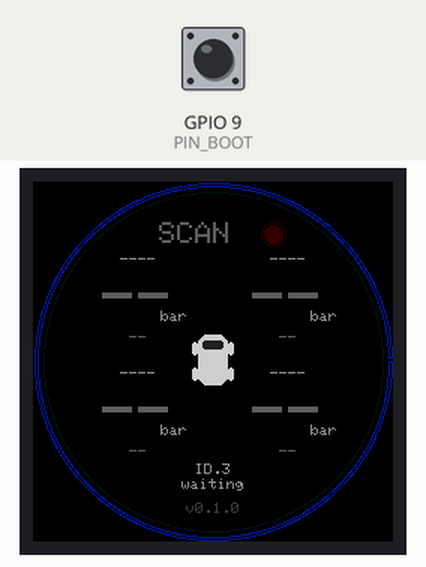
Bench run of a sketch on a simulated ESP32-S3. On the bench: 240×240 colour display. The inputs (shaded band) are chosen by the test bench; at power-on: GPIO 9 (PIN_BOOT) HIGH. Nothing arrives over Bluetooth unless stated; what the sketch prints to the serial monitor is not drawn.

Above: at 0.6 s.
At 2.1 s:
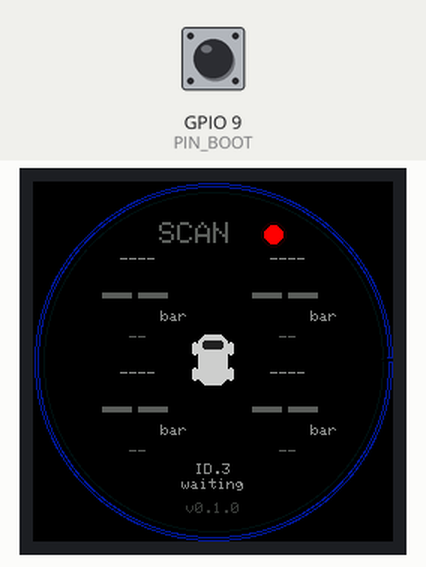
2.2 s: GPIO 9 (PIN_BOOT) pulled LOW for 1.3 s
Timing chart, 0 to 5.2 s (numbered marks = the images above; inputs shaded):
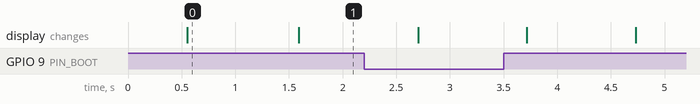

Measured:
- what the display in image 0 shows lasts 1.0 s, from 0.6 s to 1.6 s

The sketch:

id3-tpms-ui-v0.1.0.ino
```cpp
/*
 * id3-tpms-ui v2 —— 局部刷新版（消除全屏闪烁）
 *
 * 关键改动：不再每 500ms 清屏重画。屏幕分三层：
 *   drawStatic()  只画一次：外环、车模、ID.3
 *   drawCell(i)   仅清除+重画该轮位那一小块（数据变化时）
 *   drawStatus()  仅清除+重画状态文字和状态灯那一小块（闪烁时）
 *   drawAge()     仅重画时效文字
 *
 * 通信格式（本项目实测整理）：
 *   adv 前 7 字节 02 01 06 03 03 B0 FB
 *   V = b[4]*0.01+1.22 ; P = b[5]*3.144 kPa (b[10]==1 → (b[5]+256)*3.144)
 *   T = b[6]-55 ; st = b[7] ; ID = b[18]b[17]b[16]
 */

#define LGFX_USE_V1
#include <LovyanGFX.hpp>
#include <Arduino.h>
#include <BLEDevice.h>
#include <BLEScan.h>
#include <BLEAdvertisedDevice.h>

#define PIN_LCD_SCLK 6
#define PIN_LCD_MOSI 7
#define PIN_LCD_DC   2
#define PIN_LCD_CS   10
#define PIN_LCD_BL   3
#define PIN_BOOT     9
#define LOW_BAR      2.0f
#define WARN_BAR     2.2f
#define STALE_MS     600000UL
#define FW_VERSION   "0.1.0"

class LGFX : public lgfx::LGFX_Device {
  lgfx::Panel_GC9A01 _panel;
  lgfx::Bus_SPI      _bus;
  lgfx::Light_PWM    _light;
 public:
  LGFX() {
    { auto c = _bus.config();
      c.spi_host = SPI2_HOST; c.spi_mode = 0;
      c.freq_write = 40000000; c.freq_read = 16000000;
      c.pin_sclk = PIN_LCD_SCLK; c.pin_mosi = PIN_LCD_MOSI;
      c.pin_miso = -1; c.pin_dc = PIN_LCD_DC;
      _bus.config(c); _panel.setBus(&_bus); }
    { auto c = _panel.config();
      c.pin_cs = PIN_LCD_CS; c.pin_rst = -1;
      c.panel_width = 240; c.panel_height = 240;
      c.readable = false; c.invert = true; c.rgb_order = false;
      _panel.config(c); }
    { auto c = _light.config();
      c.pin_bl = PIN_LCD_BL; c.freq = 12000; c.pwm_channel = 0;
      _light.config(c); _panel.setLight(&_light); }
    setPanel(&_panel);
  }
};
static LGFX lcd;

struct W { bool has; char id[8]; float kPa, tempC, volt; uint8_t state; uint32_t at; uint16_t cnt; };
static W g_w[4];
static uint8_t g_n = 0;
static uint32_t g_frames = 0;
static bool g_blink = false;
static bool g_dirty = true;
static char g_lastStatus[10] = "";

static const uint16_t C_BG = TFT_BLACK;
static const uint16_t C_RING = 0x9400D3;    // 紫色外环
static const uint16_t C_RINGIN = 0x4B0082;  // 深紫（indigo）内圈
static const uint16_t C_VAL = TFT_WHITE;
static const uint16_t C_DIM = 0x5AEB;
static const uint16_t C_UNIT = 0x8C71;
static const uint16_t C_OK = 0x07E0;
static const uint16_t C_WARN = 0xFD20;
static const uint16_t C_BAD = 0xF800;
static const uint16_t C_CAR = 0xCE79;

static const int WX[4] = {70, 170, 70, 170};
static const int WY[4] = {78, 78, 154, 154};

/* ---------- 静态层：只在开机/清空时画 ---------- */
static void drawStatic() {
  lcd.fillScreen(C_BG);
  lcd.drawArc(120, 120, 117, 119, 0, 359, C_RING);
  lcd.drawArc(120, 120, 113, 113, 0, 359, C_RINGIN);

  // 车模
  lcd.fillRoundRect(110, 102, 20, 34, 6, C_CAR);
  lcd.fillRoundRect(106, 107, 4, 9, 2, C_CAR);
  lcd.fillRoundRect(130, 107, 4, 9, 2, C_CAR);
  lcd.fillRoundRect(106, 124, 4, 9, 2, C_CAR);
  lcd.fillRoundRect(130, 124, 4, 9, 2, C_CAR);
  lcd.fillRoundRect(113, 106, 14, 6, 2, 0x2104);

  // 车标
  lcd.setTextDatum(textdatum_t::middle_center);
  lcd.setTextSize(1);
  lcd.setTextColor(C_UNIT, C_BG);
  lcd.drawString("ID.3", 120, 192);

  lcd.setTextColor(0x39E7, C_BG);
  lcd.drawString("v" FW_VERSION, 120, 218);
}

/* ---------- 轮位单元格：只擦自己那块 ---------- */
static void drawCell(int i) {
  int cx = WX[i], cy = WY[i];
  lcd.fillRect(cx - 34, cy - 34, 68, 62, C_BG);     // 只清这一块，不碰外环

  char v[10] = "--", t[8] = "--", id[6] = "----";
  uint16_t col = C_DIM;
  if (i < g_n && g_w[i].has) {
    float bar = g_w[i].kPa / 100.0f;
    bool stale = (millis() - g_w[i].at) > STALE_MS;
    snprintf(v, sizeof(v), "%.1f", bar);
    snprintf(t, sizeof(t), "%.0fC", g_w[i].tempC);
    snprintf(id, sizeof(id), "%s", g_w[i].id + 3);
    if (stale)               col = C_DIM;
    else if (bar < LOW_BAR)  col = C_BAD;
    else if (bar < WARN_BAR) col = C_WARN;
    else                     col = C_VAL;
  }

  lcd.setTextDatum(textdatum_t::middle_center);
  lcd.setTextSize(1);
  lcd.setTextColor(C_UNIT, C_BG);
  lcd.drawString(id, cx, cy - 26);

  lcd.setTextSize(4);
  lcd.setTextColor(col, C_BG);
  lcd.drawString(v, cx, cy);

  lcd.setTextSize(1);
  lcd.setTextColor(C_UNIT, C_BG);
  lcd.drawString("bar", cx + 24, cy + 12);
  lcd.setTextColor(0x5AEB, C_BG);
  lcd.drawString(t, cx, cy + 26);
}

/* ---------- 状态层：文字 + 状态灯（这是唯一会闪的地方） ---------- */
static void drawStatus() {
  int low = 0, warn = 0, live = 0;
  for (int i = 0; i < g_n; i++) {
    if (!g_w[i].has) continue;
    if ((millis() - g_w[i].at) > STALE_MS) continue;
    live++;
    float bar = g_w[i].kPa / 100.0f;
    if (bar < LOW_BAR) low++;
    else if (bar < WARN_BAR) warn++;
  }
  const char* txt; uint16_t col;
  if (g_n == 0)       { txt = "SCAN";    col = C_DIM; }
  else if (low)       { txt = "LOW";     col = C_BAD; }
  else if (warn)      { txt = "CHECK";   col = C_WARN; }
  else if (live == 0) { txt = "NO DATA"; col = C_DIM; }
  else                { txt = "ALL OK";  col = C_OK; }

  // 只清状态区（y 24..46，x 64..178，避开外环）
  lcd.fillRect(64, 24, 114, 23, C_BG);

  lcd.setTextDatum(textdatum_t::middle_center);
  lcd.setTextSize(2);
  lcd.setTextColor(col, C_BG);
  lcd.drawString(txt, 108, 35);

  bool working = (g_n > 0 && live > 0 && low == 0 && warn == 0);
  uint16_t dotCol;
  if (working)      dotCol = C_OK;
  else if (g_blink) dotCol = C_BAD;
  else              dotCol = 0x3000;
  lcd.fillCircle(160, 35, 6, dotCol);
  lcd.drawCircle(160, 35, 8, working ? 0x0320 : 0x2000);
  snprintf(g_lastStatus, sizeof(g_lastStatus), "%s", txt);
}

/* ---------- 时效 ---------- */
static void drawAge() {
  uint32_t newest = 0;
  for (int i = 0; i < g_n; i++) if (g_w[i].at > newest) newest = g_w[i].at;
  char age[14];
  if (g_n == 0) snprintf(age, sizeof(age), "waiting");
  else {
    uint32_t s2 = (millis() - newest) / 1000;
    if (s2 < 120) snprintf(age, sizeof(age), "%lus ago", (unsigned long)s2);
    else          snprintf(age, sizeof(age), "%lum ago", (unsigned long)(s2 / 60));
  }
  lcd.fillRect(84, 196, 72, 12, C_BG);
  lcd.setTextDatum(textdatum_t::middle_center);
  lcd.setTextSize(1);
  lcd.setTextColor(C_UNIT, C_BG);
  lcd.drawString(age, 120, 202);
}

/* ---------- 协议 ---------- */
static void handleAdv(const uint8_t* p, size_t n) {
  if (n < 26) return;
  if (!(p[0] == 0x02 && p[1] == 0x01 && p[2] == 0x06 &&
        p[3] == 0x03 && p[4] == 0x03 && p[5] == 0xB0 && p[6] == 0xFB)) return;

  const uint8_t* d = p + 7;
  float volt = (float)d[4] * 0.01f + 1.22f;
  float tempC = (float)d[6] - 55.0f;
  float kPa = (float)d[5] * 3.144f;
  if (d[10] == 1) kPa = ((float)d[5] + 256.0f) * 3.144f;
  uint8_t state = d[7];
  char id[8];
  snprintf(id, sizeof(id), "%02X%02X%02X", d[18], d[17], d[16]);

  g_frames++;
  int slot = -1;
  for (int i = 0; i < g_n; i++) if (strcmp(g_w[i].id, id) == 0) { slot = i; break; }
  if (slot < 0) {
    if (g_n < 4) { slot = g_n++; memset(&g_w[slot], 0, sizeof(W)); }
    else slot = 3;
  }
  W& w = g_w[slot];
  w.has = true;
  snprintf(w.id, sizeof(w.id), "%s", id);
  w.kPa = kPa; w.tempC = tempC; w.volt = volt; w.state = state;
  w.at = millis(); w.cnt++;
  g_dirty = true;
  Serial.printf("[%s] %.2fbar %.0fC %.2fV st=%u n=%u\r\n", id, kPa / 100.0f, tempC, volt, state, w.cnt);
}

class CB : public BLEAdvertisedDeviceCallbacks {
  void onResult(BLEAdvertisedDevice dev) {
    size_t plen = 0; const uint8_t* pl = nullptr;
#if defined(ESP_ARDUINO_VERSION_MAJOR) && ESP_ARDUINO_VERSION_MAJOR >= 3
    std::string s = dev.getPayload(); plen = s.size(); pl = (const uint8_t*)s.data();
#else
    plen = dev.getPayloadLength(); pl = dev.getPayload();
#endif
    handleAdv(pl, plen);
  }
};

void setup() {
  Serial.begin(115200);
  delay(300);
  pinMode(PIN_BOOT, INPUT_PULLUP);
  memset(g_w, 0, sizeof(g_w));
  lcd.init();
  lcd.setBrightness(235);
  drawStatic();
  for (int i = 0; i < 4; i++) drawCell(i);
  drawStatus();
  drawAge();
  Serial.printf("\r\n=== ID.3 TPMS v%s ===\r\n", FW_VERSION);
  BLEDevice::init("id3-tpms");
  BLEScan* sc = BLEDevice::getScan();
  sc->setAdvertisedDeviceCallbacks(new CB(), true);
  sc->setActiveScan(true);
  sc->setInterval(100);
  sc->setWindow(90);
}

void loop() {
  BLEDevice::getScan()->start(1);
  BLEDevice::getScan()->clearResults();

  static bool lastBtn = false;
  bool btn = (digitalRead(PIN_BOOT) == LOW);
  if (btn && !lastBtn) {
    memset(g_w, 0, sizeof(g_w)); g_n = 0; g_frames = 0;
    drawStatic(); for (int i = 0; i < 4; i++) drawCell(i); drawStatus(); drawAge();
    Serial.printf("[清空]\r\n");
  }
  lastBtn = btn;

  // 数据变化 → 只重画变化的单元格
  if (g_dirty) { g_dirty = false; for (int i = 0; i < 4; i++) drawCell(i); }

  // 500ms：只刷新状态文字和状态灯（唯一的动态区域）
  static uint32_t t1 = 0;
  if (millis() - t1 > 500) { t1 = millis(); g_blink = !g_blink; drawStatus(); }

  // 1s：只刷新时效
  static uint32_t t2 = 0;
  if (millis() - t2 > 1000) { t2 = millis(); drawAge(); }

  delay(5);
}
```
